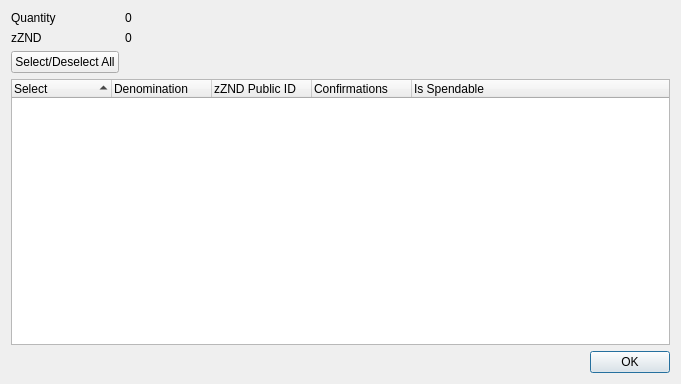
<?xml version="1.0" encoding="UTF-8"?>
<ui version="4.0">
 <class>ZZNDControlDialog</class>
 <widget class="QDialog" name="ZZNDControlDialog">
  <property name="geometry">
   <rect>
    <x>0</x>
    <y>0</y>
    <width>681</width>
    <height>384</height>
   </rect>
  </property>
  <property name="minimumSize">
   <size>
    <width>681</width>
    <height>384</height>
   </size>
  </property>
  <property name="windowTitle">
   <string>Select zZND to Spend</string>
  </property>
  <layout class="QGridLayout" name="gridLayout">
   <item row="0" column="0">
    <layout class="QFormLayout" name="formLayout">
     <property name="sizeConstraint">
      <enum>QLayout::SetDefaultConstraint</enum>
     </property>
     <item row="0" column="0">
      <widget class="QLabel" name="labelQuantity">
       <property name="text">
        <string>Quantity</string>
       </property>
      </widget>
     </item>
     <item row="0" column="1">
      <widget class="QLabel" name="labelQuantity_int">
       <property name="text">
        <string>0</string>
       </property>
      </widget>
     </item>
     <item row="1" column="0">
      <widget class="QLabel" name="labelZZND">
       <property name="text">
        <string>zZND</string>
       </property>
      </widget>
     </item>
     <item row="1" column="1">
      <widget class="QLabel" name="labelZZND_int">
       <property name="text">
        <string>0</string>
       </property>
      </widget>
     </item>
     <item row="2" column="0">
      <widget class="QPushButton" name="pushButtonAll">
       <property name="text">
        <string>Select/Deselect All</string>
       </property>
      </widget>
     </item>
    </layout>
   </item>
   <item row="1" column="0">
    <layout class="QVBoxLayout" name="verticalLayout">
     <item>
      <widget class="QTreeWidget" name="treeWidget">
       <property name="minimumSize">
        <size>
         <width>0</width>
         <height>250</height>
        </size>
       </property>
       <property name="alternatingRowColors">
        <bool>true</bool>
       </property>
       <property name="sortingEnabled">
        <bool>true</bool>
       </property>
       <property name="columnCount">
        <number>5</number>
       </property>
       <attribute name="headerDefaultSectionSize">
        <number>100</number>
       </attribute>
       <column>
        <property name="text">
         <string notr="true">Select</string>
        </property>
       </column>
       <column>
        <property name="text">
         <string notr="true">Denomination</string>
        </property>
       </column>
       <column>
        <property name="text">
         <string notr="true">zZND Public ID</string>
        </property>
       </column>
       <column>
        <property name="text">
         <string notr="true">Confirmations</string>
        </property>
       </column>
       <column>
        <property name="text">
         <string>Is Spendable</string>
        </property>
       </column>
      </widget>
     </item>
     <item>
      <widget class="QDialogButtonBox" name="buttonBox">
       <property name="orientation">
        <enum>Qt::Horizontal</enum>
       </property>
       <property name="standardButtons">
        <set>QDialogButtonBox::Ok</set>
       </property>
      </widget>
     </item>
    </layout>
   </item>
  </layout>
 </widget>
 <resources/>
 <connections>
  <connection>
   <sender>buttonBox</sender>
   <signal>accepted()</signal>
   <receiver>ZZNDControlDialog</receiver>
   <slot>accept()</slot>
   <hints>
    <hint type="sourcelabel">
     <x>248</x>
     <y>254</y>
    </hint>
    <hint type="destinationlabel">
     <x>157</x>
     <y>274</y>
    </hint>
   </hints>
  </connection>
  <connection>
   <sender>buttonBox</sender>
   <signal>rejected()</signal>
   <receiver>ZZNDControlDialog</receiver>
   <slot>reject()</slot>
   <hints>
    <hint type="sourcelabel">
     <x>316</x>
     <y>260</y>
    </hint>
    <hint type="destinationlabel">
     <x>286</x>
     <y>274</y>
    </hint>
   </hints>
  </connection>
 </connections>
</ui>
